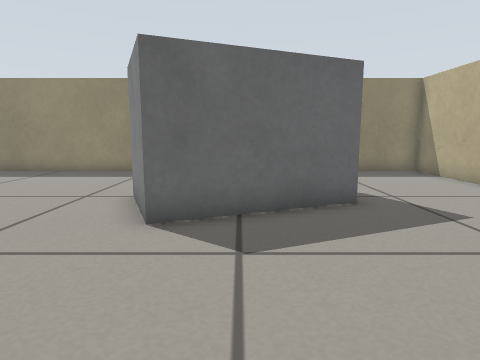
View 1 (above)

16 first-person views from a walk through a world built for the Gazebo simulator. The camera is 0.39 m above the floor, tilts 8° down and sees 75° across. The floor is counted in squares, 0.25 m on a side. Each view is taken from the middle of a square. On the plan, view 1 faces up. The plan holds only what a view shows up to about 15 squares ahead; the rest is blank.

View 2
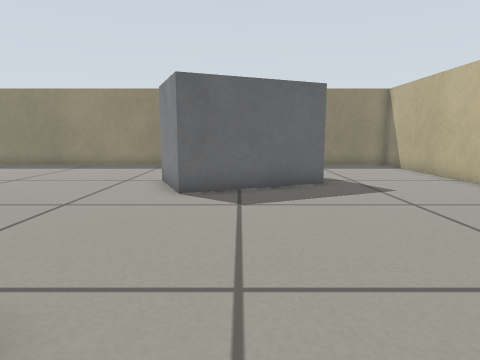

View 3
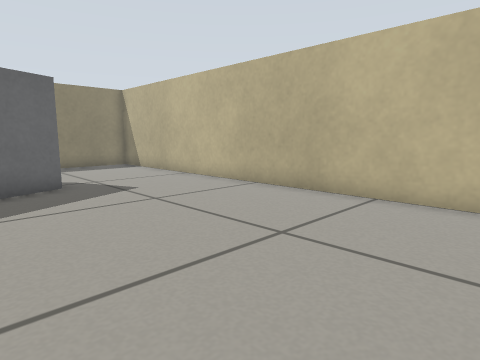

View 4
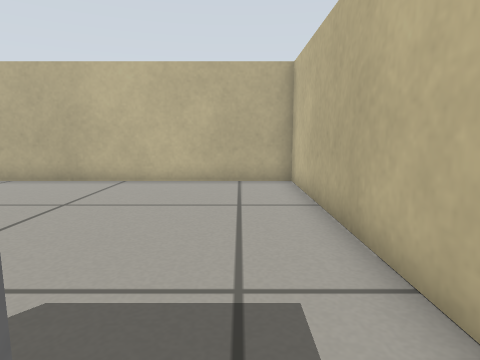

View 5
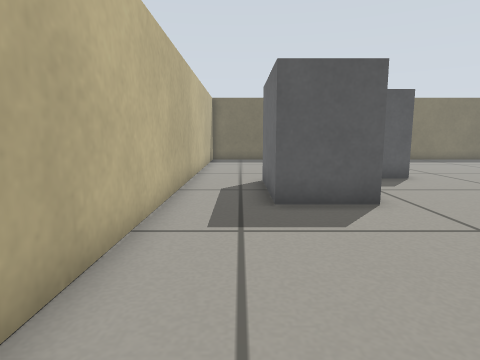

View 6
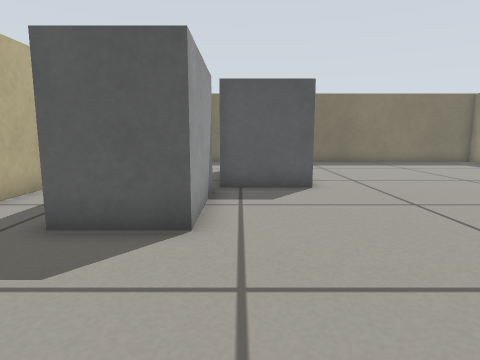

View 7
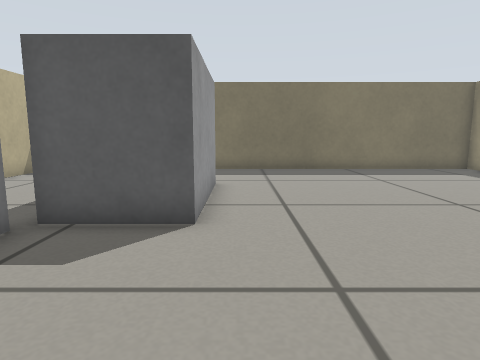

View 8
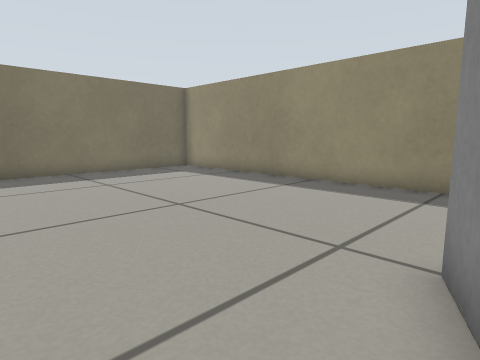

View 9
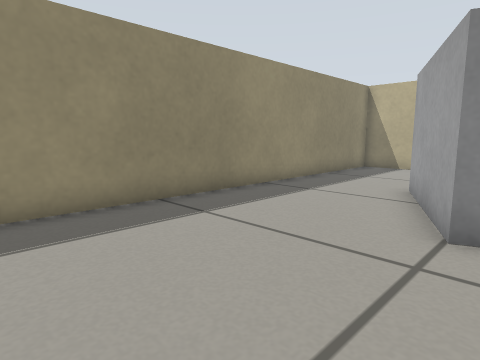

View 10
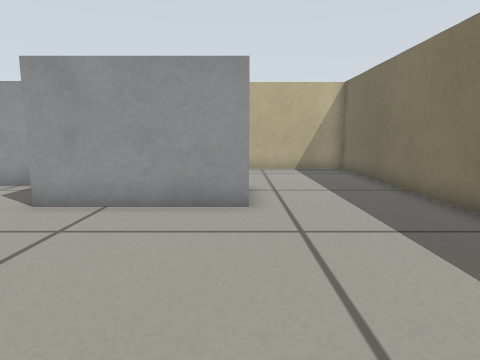

View 11
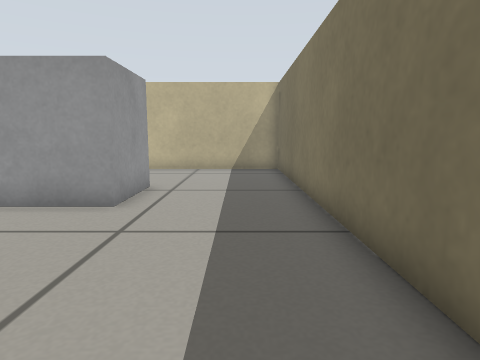

View 12
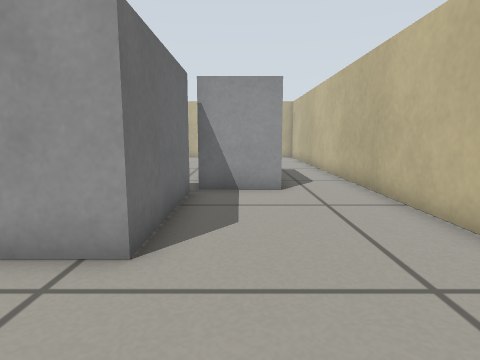

View 13
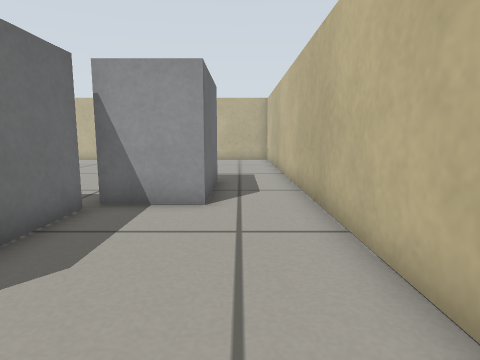

View 14
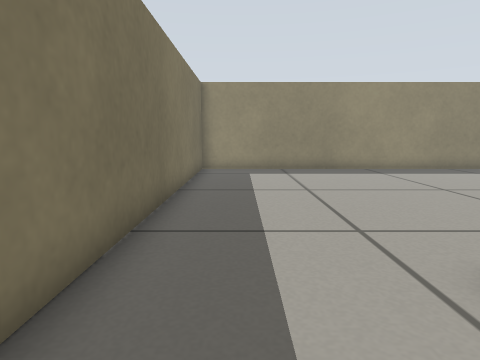

View 15
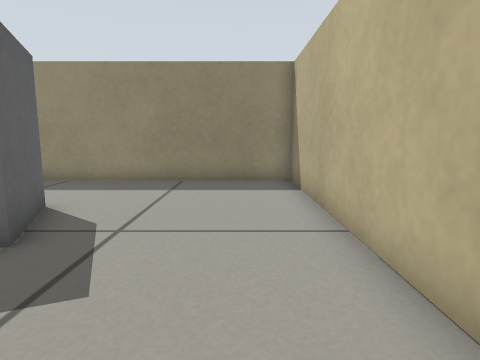

View 16
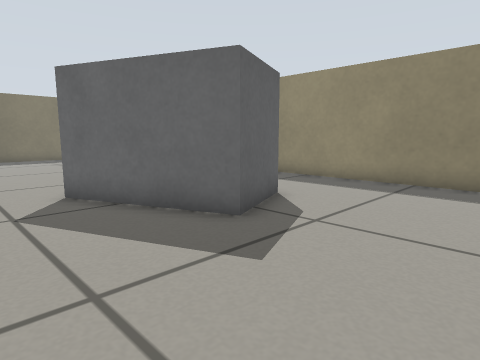

### Floor plan
Key: @ floor where view 1 was taken; # wall or solid block; . floor; B grey box.
Columns run from 16 left of view 1 to 8 right of it. Each row starts with its distance up from view 1.
 14 #########################
 13 #.......................#
 12 #.......................#
 11 #.......................#
 10 #.................B.....#
  9 #..............BBBB.....#
  8 #............BBB  B.....#
  7 #.............B  BBB....#
  6 #.............BBB.......#
  5 #.......................#
  4 #.......................#
  3 #.......................#
  2 #....BBBBB..............#
  1 #....B   B..............#
  0 #....BBBBB......@.......#
 -1 #........BBBBBB.........#
 -2 #.........B   B.........#
 -3 #.........BBBBB.........#
 -4 #.......................#
 -5 #.......................#
 -6 #########################

Where each view was taken, in squares from view 1:
view 1: 0 up, 0 right, facing up
view 2: 3 down, 0 right, facing up
view 3: 3 down, 0 right, facing up-right
view 4: 4 down, 3 left, facing right
view 5: 4 down, 5 right, facing left
view 6: 0 up, 3 right, facing left
view 7: 3 up, 1 left, facing left
view 8: 4 up, 2 left, facing up-left
view 9: 7 up, 8 left, facing up-right
view 10: 9 up, 11 left, facing down
view 11: 9 up, 14 left, facing down
view 12: 2 down, 15 left, facing right
view 13: 4 down, 13 left, facing right
view 14: 1 down, 14 left, facing up
view 15: 3 up, 6 right, facing up
view 16: 3 up, 7 right, facing up-left
